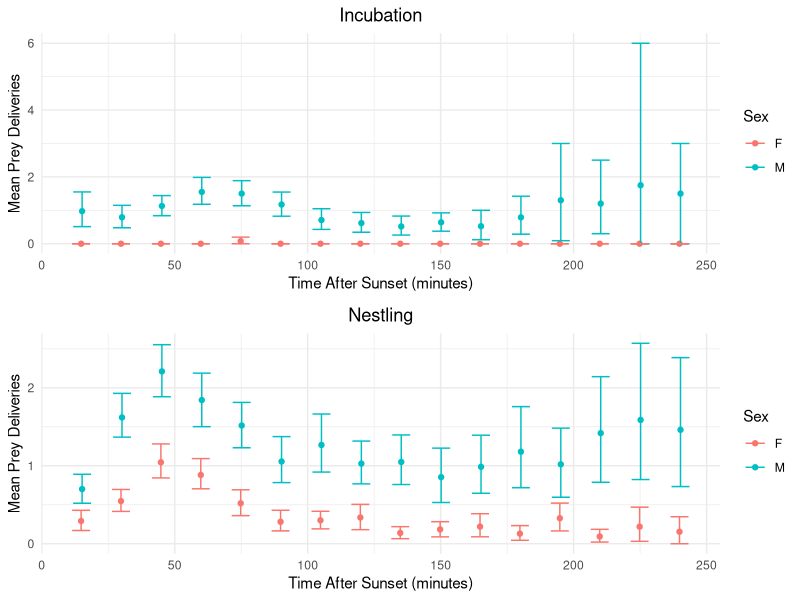
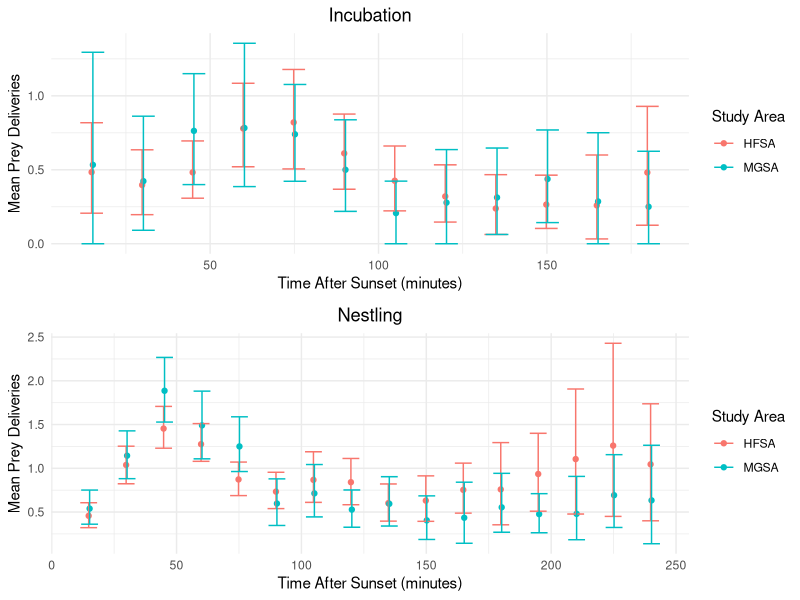

Here is the R script that generated these plots, in order:
## ---- chunk 1

knitr::opts_chunk$set(message = FALSE)

## ---- chunk 2
# LaTex
#install.packages("tinytex")

# Data manipulation and visualization
install.packages("tidyverse", repos='http://cran.us.r-project.org')
install.packages("gridExtra", repos='http://cran.us.r-project.org')

## ---- chunk 3
# LaTex
#library(tinytex)
#tinytex::install_tinytex()

# Data manipulation and visualization
library(tidyverse)
library(gridExtra)

## ---- chunk 4

#' getCI
#' 
#' @param vec a vector
#' @param n_samp number of times to sample data
#'
#' @return upper and lower bootstrap confidence intervals
#' 
#'
#' @examples
#'    getCI(1:20, 2000)
#' @export

getCI <- function(vec, n_samp=1000) {
  smp <- replicate(n_samp, mean(sample(vec, replace = TRUE), na.rm = TRUE))
  CIs <-quantile(smp, c(0.025, 0.975), na.rm = T)
  return(CIs)
}

## ---- chunk 5

pdOriginal <- read.csv("../data/pd_main.csv")


#rename the first column, which imported with a special character
names(pdOriginal)[1] <- "nest"


## ---- chunk 6

pdMF <- pdOriginal %>%
  separate(col = nest, into = c("study_site", "territory"), sep = 1, remove = TRUE) %>%
  filter(sex == "M" | sex == "F")

## ---- chunk 7

pd_str <- str(pdMF)

unique(pdMF$t180) #at least one cell has an asterisk after the value
unique(pdMF$t225) #same here
unique(pdMF$nest_age) #"pred" and "" can be converted to NA

## ---- chunk 8
#remove asterisks
pdClean <- pdMF %>%
  mutate(t180 = gsub("\\*", "", t180)) %>%
  mutate(t225 = gsub("\\*", "", t225))


#change these columns to numeric
pdClean$t180 <- as.integer(pdClean$t180)
pdClean$t225 <- as.integer(pdClean$t225)
pdClean$nest_age <- as.integer(pdClean$nest_age) 

## ---- chunk 9

# Create independent dfs for M (nestling and incubation stage) and F (nestling and incubation state). 

pdStage1 <- pdClean %>%
  dplyr::select(sex, nest_age, t15:t240) %>% #select relevant columns
  mutate(
    stage =
      ifelse(nest_age < 22, "incubation", "nestling")) %>% #add column for 'stage'
  drop_na(stage) #get rid of any rows blank values here, as they can't be used for analysis

#change column names to remove "t" in front of time interval
colnames(pdStage1) <- c("sex", "nest_age", "15", "30", "45", "60", "75", "90", "105", "120", "135", "150", "165", "180", "195", "210", "225", "240", "stage")

#create independent dfs for each study site and stage
pdM_inc <- pdStage1 %>%
  filter(sex =="M", stage == "incubation") %>%
  dplyr::select('15':'240')

pdM_nest <- pdStage1 %>% 
  filter(sex =="M", stage == "nestling") %>%
  dplyr::select('15':'240')

pdF_inc <- pdStage1 %>%
  filter(sex =="F", stage == "incubation") %>%
  dplyr::select('15':'240')
         
pdF_nest <- pdStage1 %>%
  filter(sex =="F", stage == "nestling") %>%
  dplyr::select('15':'240')

## ---- chunk 10

meanM_inc <- data.frame(
  time = as.numeric(colnames(pdM_inc)),
  M_incubation = colMeans(pdM_inc, na.rm = TRUE))

meanM_nest <- data.frame(
  time = as.numeric(colnames(pdM_nest)),
  M_nestling = colMeans(pdM_nest, na.rm = TRUE))

meanF_inc <- data.frame(
  time = as.numeric(colnames(pdF_inc)),
  F_incubation = colMeans(pdF_inc, na.rm = TRUE))

meanF_nest <- data.frame(
  time = as.numeric(colnames(pdF_nest)),
  F_nestling = colMeans(pdF_nest, na.rm = TRUE))

## ---- chunk 11

ciM_inc <- apply(pdM_inc, 2, FUN = getCI)
ciM_nest <- apply(pdM_nest, 2, FUN = getCI)
ciF_inc <- apply(pdF_inc, 2, FUN = getCI)
ciF_nest <- apply(pdF_nest, 2, FUN = getCI)
## ---- chunk 12

ciInc_sex <- data.frame(
    sex = c(rep("M", nrow(meanM_inc)), rep("F", nrow(meanF_inc))),
    mean = c(colMeans(pdM_inc, na.rm = TRUE), colMeans(pdF_inc, na.rm = TRUE)),
    ci_l = c(ciM_inc[1,], ciF_inc[1,]),
    ci_h = c(ciM_inc[2,], ciF_inc[2,]),
    time = c(as.numeric(rownames(meanM_inc)), as.numeric(rownames(meanF_inc))),
    stage = "Incubation")


ciNest_sex <- data.frame(
    sex = c(rep("M", nrow(meanM_nest)), rep("F", nrow(meanF_nest))),
    mean = c(colMeans(pdM_nest, na.rm = TRUE), colMeans(pdF_nest, na.rm = TRUE)),
    ci_l = c(ciM_nest[1,], ciF_nest[1,]),
    ci_h = c(ciM_nest[2,], ciF_nest[2,]),
    time = c(as.numeric(rownames(meanM_nest)), as.numeric(rownames(meanF_nest))),
    stage = "Nestling")
    
ciAll_sex <- rbind(ciInc_sex, ciNest_sex)

## ---- chunk 13

plotInc_sex <- ggplot(data = ciInc_sex) +
  geom_point(aes(x = time, y = mean, color = sex, group = sex),
             position = position_dodge(width=0.75)) +
  geom_errorbar(aes(x=time, ymax = ci_h, ymin=ci_l, color = sex, 
                    group = sex),
                position = position_dodge(width=0.75)) +
  labs(x = "Time After Sunset (minutes)", y = "Mean Prey Deliveries", 
       title = "Incubation", color = "Sex") +
  theme_minimal() +
  theme(plot.title = element_text(hjust = 0.5))

## ---- chunk 14

plotNest_sex <- ggplot(data = ciNest_sex) +
  geom_point(aes(x = time, y = mean, color = sex, group = sex),
             position = position_dodge(width=0.75)) +
  geom_errorbar(aes(x=time, ymax = ci_h, ymin=ci_l, color = sex, 
                    group = sex),
                position = position_dodge(width=0.75)) +
  labs(x = "Time After Sunset (minutes)", y = "Mean Prey Deliveries", 
       title = "Nestling", color = "Sex") +
  theme_minimal() +
  theme(plot.title = element_text(hjust = 0.5))

## ---- chunk 15

grid.arrange(plotInc_sex, plotNest_sex)

## ---- chunk 16

t.test(meanF_inc$F_incubation, meanM_inc$M_incubation)

## ---- chunk 17

t.test(meanF_nest$F_nestling, meanM_nest$M_nestling)

## ---- chunk 18

pdHM <- pdClean %>%
  filter(study_site == "B" | study_site == "C", sex == "M")

## ---- chunk 19

#create independet dfs for HFSA (nestling and incubation stage) and MGSA (nestling and incubation state). 

#select relevant columns, add column for stage, rename study sites, drop NAs
pdStage <- pdClean %>%
  dplyr::select(study_site, nest_age, t15:t240) %>%
  mutate(
    stage =
      ifelse(nest_age < 22, "incubation", "nestling"),
    study_site =
      ifelse(study_site == "B", "MGSA", "HFSA")) %>%
  drop_na(stage)

#change column names to remove "t" in front of time interval
colnames(pdStage) <- c("study_site", "nest_age", "15", "30", "45", "60", "75", "90", "105", "120", "135", "150", "165", "180", "195", "210", "225", "240", "stage")

#create independent dfs for each study site and stage
pdHFSA_inc <- pdStage %>%
  filter(study_site =="HFSA", stage == "incubation") %>%
  dplyr::select('15':'240')

pdHFSA_nest <- pdStage %>% 
  filter(study_site =="HFSA", stage == "nestling") %>%
  dplyr::select('15':'240')

pdMGSA_inc <- pdStage %>%
  filter(study_site =="MGSA", stage == "incubation") %>%
  dplyr::select('15':'240')
         
pdMGSA_nest <- pdStage %>%
  filter(study_site =="MGSA", stage == "nestling") %>%
  dplyr::select('15':'240')


## ---- chunk 20

meanHFSA_inc <- data.frame(
  time = as.numeric(colnames(pdHFSA_inc)),
  HFSA_incubation = colMeans(pdHFSA_inc, na.rm = TRUE))

meanHFSA_nest <- data.frame(
  time = as.numeric(colnames(pdHFSA_nest)),
  HFSA_nestling = colMeans(pdHFSA_nest, na.rm = TRUE))

meanMGSA_inc <- data.frame(
  time = as.numeric(colnames(pdMGSA_inc)),
  MGSA_incubation = colMeans(pdMGSA_inc, na.rm = TRUE))

meanMGSA_nest <- data.frame(
  time = as.numeric(colnames(pdMGSA_nest)),
  MGSA_nestling = colMeans(pdMGSA_nest, na.rm = TRUE))

## ---- chunk 21
data.frame(
  time = as.numeric(colnames(pdHFSA_inc)),
  HFSA_incubation = colMeans(pdHFSA_inc, na.rm = TRUE),
  HFSA_nestling = colMeans(pdHFSA_nest, na.rm = TRUE),
  MGSA_incubation = colMeans(pdMGSA_inc, na.rm = TRUE),
  MGSA_nestling = colMeans(pdMGSA_nest, na.rm = TRUE)
)

## ---- chunk 22

ciHFSA_inc <- apply(pdHFSA_inc, 2, FUN = getCI)
ciHFSA_nest <- apply(pdHFSA_nest, 2, FUN = getCI)
ciMGSA_inc <- apply(pdMGSA_inc, 2, FUN = getCI)
ciMGSA_nest <- apply(pdMGSA_nest, 2, FUN = getCI)
## ---- chunk 23

ciInc <- filter(
  data.frame(
    study_area = c(rep("HFSA", nrow(meanHFSA_inc)), rep("MGSA", nrow(meanMGSA_inc))),
    mean = c(colMeans(pdHFSA_inc, na.rm = TRUE), colMeans(pdMGSA_inc, na.rm = TRUE)),
    ci_l = c(ciHFSA_inc[1,], ciMGSA_inc[1,]),
    ci_h = c(ciHFSA_inc[2,], ciMGSA_inc[2,]),
    time = c(as.numeric(rownames(meanHFSA_inc)), as.numeric(rownames(meanMGSA_inc))),
    stage = "Incubation"),
  time <= 180)


ciNest <- data.frame(
    study_area = c(rep("HFSA", nrow(meanHFSA_nest)), rep("MGSA", nrow(meanMGSA_nest))),
    mean = c(colMeans(pdHFSA_nest, na.rm = TRUE), colMeans(pdMGSA_nest, na.rm = TRUE)),
    ci_l = c(ciHFSA_nest[1,], ciMGSA_nest[1,]),
    ci_h = c(ciHFSA_nest[2,], ciMGSA_nest[2,]),
    time = c(as.numeric(rownames(meanHFSA_nest)), as.numeric(rownames(meanMGSA_nest))),
    stage = "Nestling")
    
ciAll <- rbind(ciInc, ciNest)

## ---- chunk 24

plotInc <- ggplot(data = ciInc) +
  geom_point(aes(x = time, y = mean, color = study_area, group = study_area),
             position = position_dodge(width=0.75)) +
  geom_errorbar(aes(x=time, ymax = ci_h, ymin=ci_l, color = study_area, 
                    group = study_area),
                position = position_dodge(width=0.75)) +
  labs(x = "Time After Sunset (minutes)", y = "Mean Prey Deliveries", 
       title = "Incubation", color = "Study Area") +
  theme_minimal() +
  theme(plot.title = element_text(hjust = 0.5))

## ---- chunk 25

plotNest <- ggplot(data = ciNest) +
  geom_point(aes(x = time, y = mean, color = study_area, group = study_area),
             position = position_dodge(width=0.75)) +
  geom_errorbar(aes(x=time, ymax = ci_h, ymin=ci_l, color = study_area, 
                    group = study_area),
                position = position_dodge(width=0.75)) +
  labs(x = "Time After Sunset (minutes)", y = "Mean Prey Deliveries", 
       title = "Nestling", color = "Study Area") +
  theme_minimal() +
  theme(plot.title = element_text(hjust = 0.5))

## ---- chunk 26

plotAll <- ggplot(data = ciAll) +
  geom_point(aes(x = time, y = mean, color = study_area, group = study_area),
             position = position_dodge(width=0.75)) +
  geom_errorbar(aes(x=time, ymax = ci_h, ymin=ci_l, color = study_area, 
                    group = study_area),
                position = position_dodge(width=0.75)) +
  labs(x = "Time After Sunset (minutes)", y = "Mean Prey Deliveries", 
       title = "Average Prey Deliveries Throughout Night", color = "Study Area") +
  theme_minimal() +
  theme(plot.title = element_text(hjust = 0.5)) +
  facet_grid(~ stage)

## ---- chunk 27

grid.arrange(plotInc, plotNest)

## ---- chunk 28

t.test(meanHFSA_inc$HFSA_incubation, meanMGSA_inc$MGSA_incubation)

## ---- chunk 29

t.test(meanHFSA_nest$HFSA_nestling, meanMGSA_nest$MGSA_nestling)
